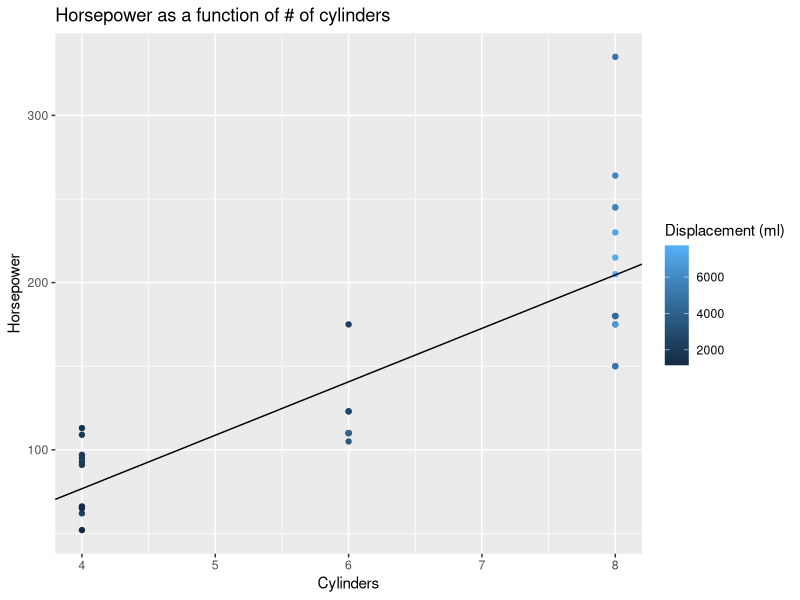
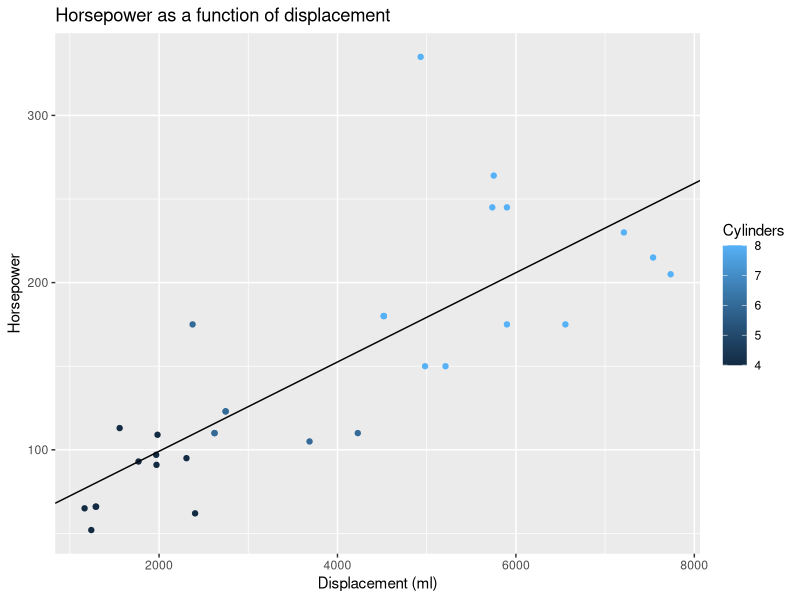

These charts were generated, in order, by the following R code:
setwd("C:/Users/tntje/work/school/applied-stats/assignment08")

library(ggplot2)

data("mtcars")
head(mtcars)

dispml = mtcars$disp * 16.3871

lm1 <- lm(mtcars$hp~mtcars$cyl)
a1 <- lm1$coefficients[1]
b1 <- lm1$coefficients[2]

summary(lm1)
anova(lm1)

sp1 <- ggplot(data = mtcars, aes(x = cyl, y = hp, color = dispml)) + geom_point()
sp1 <- sp1 + geom_abline(aes(slope = b1, intercept = a1))
sp1 <- sp1 + labs(
  x = "Cylinders",
  y = "Horsepower",
  color = "Displacement (ml)",
  title = "Horsepower as a function of # of cylinders"
)
sp1

lm2 <- lm(mtcars$hp~dispml)
a2 <- lm2$coefficients[1]
b2 <- lm2$coefficients[2]

summary(lm2)
anova(lm2)

sp2 <- ggplot(data = mtcars, aes(x = dispml, y = hp, color = cyl)) + geom_point()
sp2 <- sp2 + geom_abline(aes(slope = b2, intercept = a2))
sp2 <- sp2 + labs(
  x = "Displacement (ml)",
  y = "Horsepower",
  color = "Cylinders",
  title = "Horsepower as a function of displacement"
)
sp2
